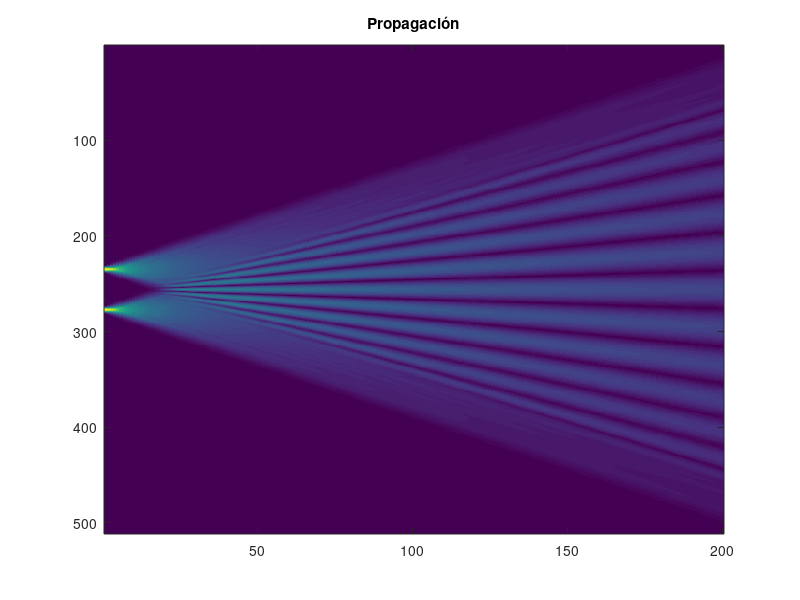
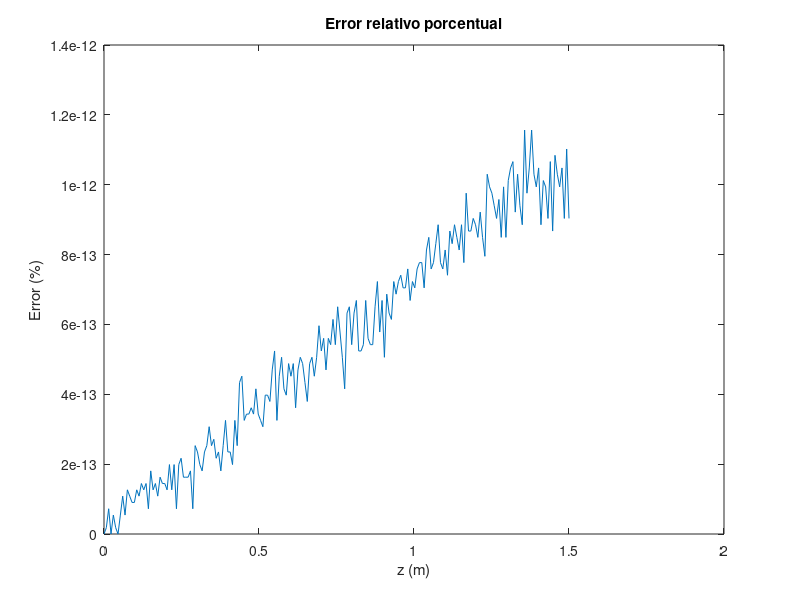
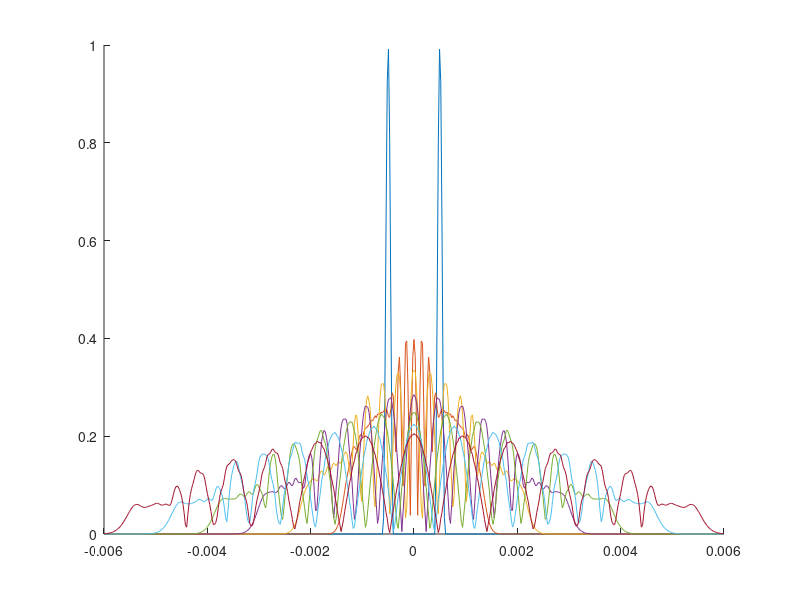
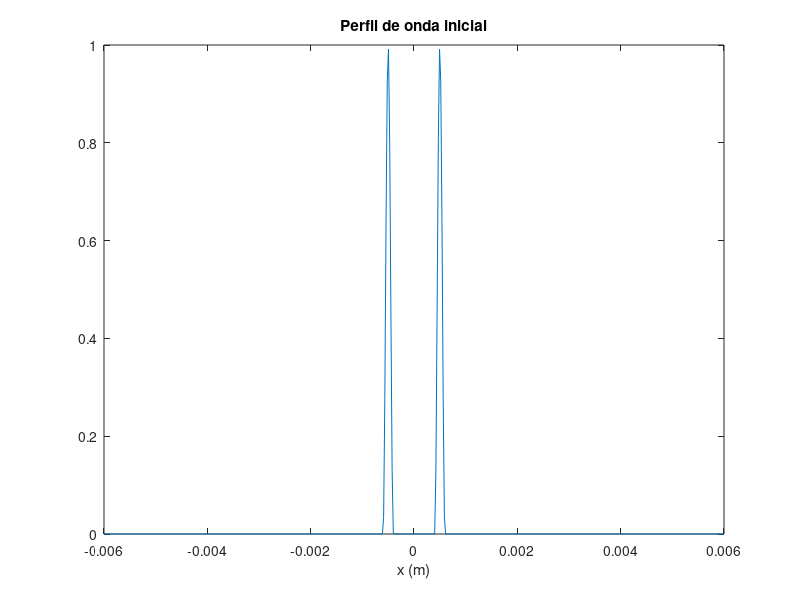

Recreate these plots in MATLAB, in order. (Note: this script raises an error after producing the figures.)
% Propagación de ondas en espacio libre usando
% el método Crank-Nicolson
% Alfonso Castro Camino - A01733148

close all
clear

%% Método Crank-Nicolson

% Constantes del problema
lambda = 632.8e-9; % m
rangox = [-6e-3, 6e-3]; % m
nx = 511; % Impar para asegurar tener un punto en x=0
rangoz = [0, 1.5]; % m
nz = 200;

% Generar vectores de dominio en tiempo y propagación
x_ = linspace(rangox(1), rangox(2), nx);
z_ = linspace(rangoz(1), rangoz(2), nz);
dx = x_(2) - x_(1);
dz = z_(2) - z_(1);

% Matrices del método
k = 2 * pi / lambda; % Coeficiente difusión
kappa = - 1 / (2i * k);
alpha = kappa * dz / dx^2;

C = 2*(1+alpha)*eye(nx) + diag(-alpha*ones(nx-1, 1), 1) + diag(-alpha*ones(nx-1, 1), -1);
D = 2*(1-alpha)*eye(nx) + diag(alpha*ones(nx-1, 1), 1) + diag(alpha*ones(nx-1, 1), -1);

P = C \ D;
% f(n+1) = P * f(n)


%% 1.Experimento de Young

% Pantalla (onda incidente tiene amplitud unitaria)
h = 1e-3; % m
b = 0.2e-3; % m

% Condición inicial del campo
A = 1; % Amplitud
periodo = 2*b; % Periodo función de suavización
suav = sin(2*pi*x_/periodo).^2; % Función de suavización
U0 = A*double(abs(abs(x_)-h/2) <= b/2); % Función booleana pantalla incidente
U0 = U0 .* suav; % Campo inicial suavizado

figure(4)
plot(x_, U0)
hold on
%plot(x_, suav, ":")
hold off
title("Perfil de onda inicial")
xlabel("x (m)")

U = zeros(nx, nz);
U(:, 1) = U0;
Energ = zeros(1, nz);
Energ(1) = sum(abs(U0).^2 * dx);

for i = 1:nz-1
    U(:, i+1) = P*U(:, i);
    Energ(i+1) = sum(abs(U(:, i+1)).^2 * dx);
end

% Inciso a)
figure(1)
imagesc(abs(U))
title("Propagación")

% Inciso b)
figure(2)
E0 = Energ(1);
ERP = 100 * abs((E0 - Energ) / E0);
plot(z_, ERP)
title("Error relativo porcentual");
xlabel("z (m)")
ylabel("Error (%)")

% Inciso c)
figure(3)
distancias = 0:0.25:1.5;
hold on
for idx_z = floor(distancias/dz) + 1
    plot(x_, abs(U(:, idx_z)))
end
legend(string(distancias))


% Inciso d)
% Comprobar con método analítico
beta = 1/2 * k * b * sin(atan(x_/rangoz(2)));
gamma = 1/2 * k * h * sin(atan(x_/rangoz(2)));
I_f = (sin(beta)./beta).^2 .* cos(gamma);
%plot(x_, 0.3*abs(I_f))
delt_x = rangoz(2)*tan(lambda/h);
%xline(-3*delt_x:delt_x:3*delt_x, "LineStyle", "--", "Color", "r")
hold off

%% 2. Lente convergente a mitad de distancia
U = zeros(nx, nz);
U(:, 1) = U0;
Energ = zeros(1, nz);
Energ(1) = sum(abs(U0).^2 * dx);
nz_div = round(0.75/dz);

f = 0.75;
TL = exp(-1i * k / (2*f) * x_.^2);

for i = 1:nz-1%_div-1
    U(:, i+1) = P*U(:, i);
    if i == nz_div
        U(:, i+1) = U(:, i+1) .* TL.';
    end
    Energ(i+1) = sum(abs(U(:, i+1)).^2 * dx);
end

% Inciso a)
figure(4)
imagesc(abs(U))
title("Propagación")

% Inciso b)
figure(5)
E0 = Energ(1);
ERP = 100 * abs((E0 - Energ) / E0);
plot(z_, ERP)
title("Error relativo porcentual");
xlabel("z (m)")
ylabel("Error (%)")

% Inciso c)
figure(6)
distancias = 0:0.25:1.5;
hold on
for idx_z = floor(distancias/dz) + 1
    plot(x_, abs(U(:, idx_z)))
end
legend(string(distancias))
hold off
%% 3. Ejercicio libre

% Pantalla (onda incidente tiene amplitud 1)
h = 2e-3; % m
b = 0.4e-3; % m

% Condición inicial del campo
A = 1; % Amplitud
periodo = 2*b; % Periodo función de suavización
suav = cos(2*pi*x_/(0.5*h)).^2; % Función de suavización
asym = -0.33/h*x_ + 0.55; % Función de asimetrización
U0 = A*double(abs(abs(x_)-h/2) <= b/2); % Función booleana pantalla incidente
U0 = U0 .* asym .* suav; % Campo inicial con funciones aplicadas
U0(ceil(nx/2):ceil(nx/2)+4) = [0.25, 0.5, 0.55, 0.5, 0.25]; % Pequeña rendija en medio, ligeramente a la derecha

figure(7)
plot(x_, U0)
hold on
%plot(x_, suav, ":")
%plot(x_, asym, "--")
hold off
title("Perfil de onda inicial")
xlabel("x (m)")

U = zeros(nx, nz);
U(:, 1) = U0;
Energ = zeros(1, nz);
Energ(1) = sum(abs(U0).^2 * dx);
nz_div = round(0.9/dz);

f = 0.9;
TL = exp(-1i * k / (2*f) * x_.^2);

for i = 1:nz-1
    U(:, i+1) = P*U(:, i);
    if i == nz_div
        U(:, i+1) = U(:, i+1) .* TL.';
    end
    Energ(i+1) = sum(abs(U(:, i+1)).^2 * dx);
end

% Inciso a)
figure(8)
imagesc(abs(U))
title("Propagación")

% Inciso b)
figure(9)
E0 = Energ(1);
ERP = 100 * abs((E0 - Energ) / E0);
plot(z_, ERP)
title("Error relativo porcentual");
xlabel("z (m)")
ylabel("Error (%)")

% Inciso c)
figure(10)
distancias = [0, 0.5, 1, 1.25, 1.5];
hold on
for idx_z = floor(distancias/dz) + 1
    plot(x_, abs(U(:, idx_z)))
end
legend(string(distancias))
hold off
